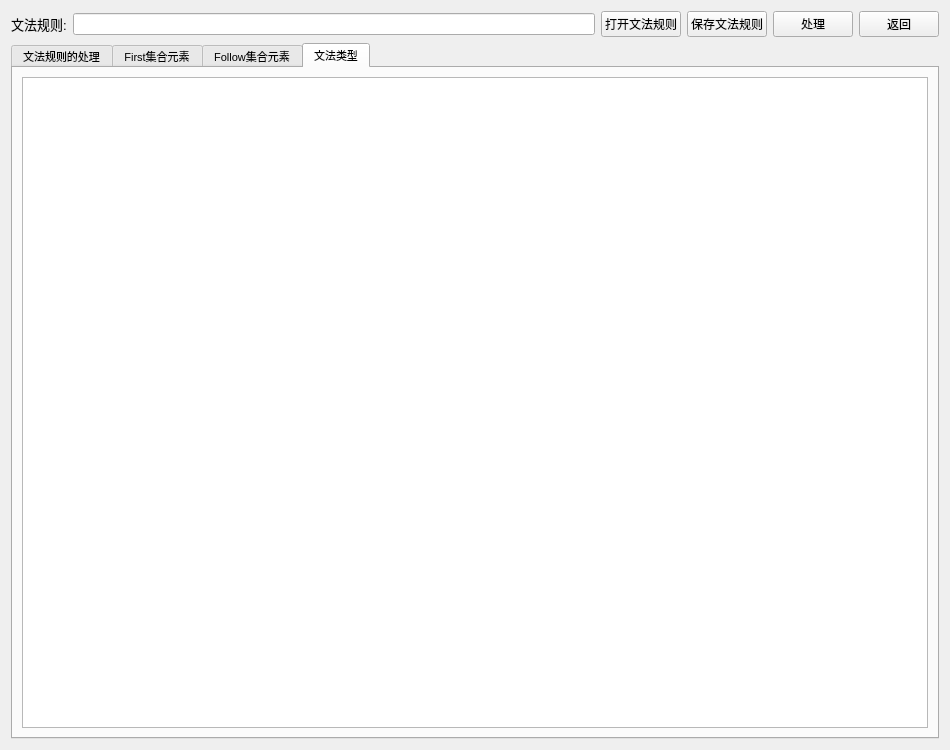
<?xml version="1.0" encoding="UTF-8"?>
<ui version="4.0">
 <class>SubWidget</class>
 <widget class="QWidget" name="SubWidget">
  <property name="geometry">
   <rect>
    <x>0</x>
    <y>0</y>
    <width>950</width>
    <height>750</height>
   </rect>
  </property>
  <property name="windowTitle">
   <string>SubWidget</string>
  </property>
  <layout class="QVBoxLayout" name="verticalLayout">
   <item>
    <layout class="QHBoxLayout" name="horizontalLayout_5">
     <item>
      <widget class="QLabel" name="label">
       <property name="font">
        <font>
         <pointsize>10</pointsize>
        </font>
       </property>
       <property name="text">
        <string>文法规则:</string>
       </property>
      </widget>
     </item>
     <item>
      <widget class="QLineEdit" name="lineEdit"/>
     </item>
     <item>
      <widget class="QPushButton" name="pushButton">
       <property name="text">
        <string>打开文法规则</string>
       </property>
      </widget>
     </item>
     <item>
      <widget class="QPushButton" name="pushButton_2">
       <property name="text">
        <string>保存文法规则</string>
       </property>
      </widget>
     </item>
     <item>
      <widget class="QPushButton" name="pushButton_3">
       <property name="text">
        <string>处理</string>
       </property>
      </widget>
     </item>
     <item>
      <widget class="QPushButton" name="pushButton_4">
       <property name="text">
        <string>返回</string>
       </property>
      </widget>
     </item>
    </layout>
   </item>
   <item>
    <widget class="QTabWidget" name="tabWidget">
     <property name="font">
      <font>
       <pointsize>8</pointsize>
      </font>
     </property>
     <property name="currentIndex">
      <number>3</number>
     </property>
     <widget class="QWidget" name="tab">
      <attribute name="title">
       <string>文法规则的处理</string>
      </attribute>
      <layout class="QVBoxLayout" name="verticalLayout_2">
       <item>
        <layout class="QHBoxLayout" name="horizontalLayout_7">
         <item>
          <widget class="QLabel" name="label_2">
           <property name="font">
            <font>
             <pointsize>10</pointsize>
            </font>
           </property>
           <property name="text">
            <string>1.初始的文法规则：</string>
           </property>
          </widget>
         </item>
         <item>
          <widget class="QLabel" name="label_3">
           <property name="font">
            <font>
             <pointsize>10</pointsize>
            </font>
           </property>
           <property name="text">
            <string>2.消除左递归后的文法规则：</string>
           </property>
          </widget>
         </item>
         <item>
          <widget class="QLabel" name="label_4">
           <property name="font">
            <font>
             <pointsize>10</pointsize>
            </font>
           </property>
           <property name="text">
            <string>3.化简后的文法规则：</string>
           </property>
          </widget>
         </item>
         <item>
          <widget class="QLabel" name="label_5">
           <property name="font">
            <font>
             <pointsize>10</pointsize>
            </font>
           </property>
           <property name="text">
            <string>4.消除左公因子后的文法规则：</string>
           </property>
          </widget>
         </item>
        </layout>
       </item>
       <item>
        <layout class="QHBoxLayout" name="horizontalLayout">
         <item>
          <widget class="QTextEdit" name="textEdit"/>
         </item>
         <item>
          <widget class="QTextEdit" name="textEdit_2"/>
         </item>
         <item>
          <widget class="QTextEdit" name="textEdit_3"/>
         </item>
         <item>
          <widget class="QTextEdit" name="textEdit_4"/>
         </item>
        </layout>
       </item>
      </layout>
     </widget>
     <widget class="QWidget" name="tab_2">
      <attribute name="title">
       <string>First集合元素</string>
      </attribute>
      <layout class="QHBoxLayout" name="horizontalLayout_2">
       <item>
        <widget class="QTableWidget" name="tableWidget"/>
       </item>
      </layout>
     </widget>
     <widget class="QWidget" name="tab_3">
      <attribute name="title">
       <string>Follow集合元素</string>
      </attribute>
      <layout class="QHBoxLayout" name="horizontalLayout_3">
       <item>
        <widget class="QTableWidget" name="tableWidget_2"/>
       </item>
      </layout>
     </widget>
     <widget class="QWidget" name="tab_4">
      <attribute name="title">
       <string>文法类型</string>
      </attribute>
      <layout class="QHBoxLayout" name="horizontalLayout_4">
       <item>
        <widget class="QTextEdit" name="textEdit_5"/>
       </item>
      </layout>
     </widget>
    </widget>
   </item>
  </layout>
 </widget>
 <resources/>
 <connections/>
</ui>
